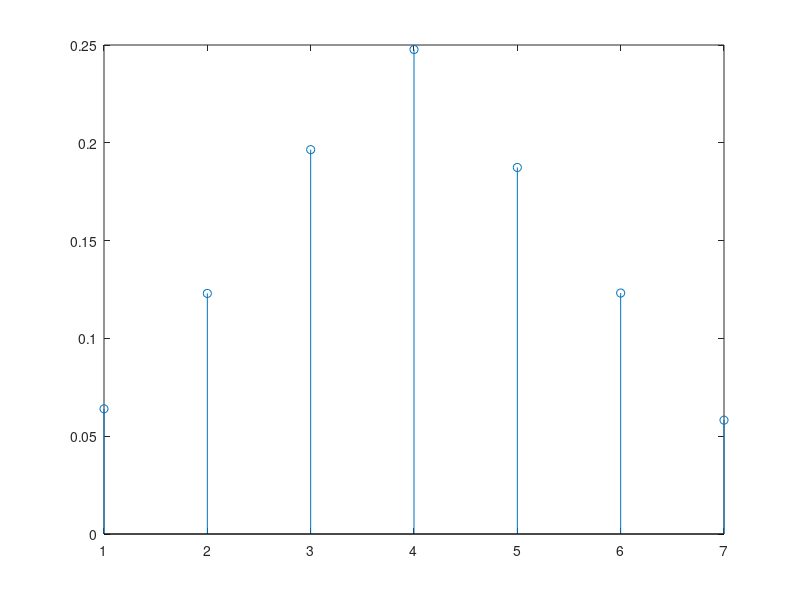

Recreate this plot in MATLAB. (Note: this script raises an error after producing the figure.)
% CODE: 322

% NOME: 
% NO. MEC.: 

% EXERCÍCIO 1
% Considere um processo aleatório que gera dois números: o primeiro número
% de 1 a 4 (com todos os valores igualmente prováveis) e o segundo número
% de 5 a 8 (com todos os valores também igualmente prováveis).
% Seja X a variável aleatória que representa o segundo número menos o
% primeiro número.
% (a) (3.0 valores) Estime por simulação (usando 10000 simulações) a função
%     massa de probabilidade da variável aleatória X e apresente-a num
%     gráfico do tipo stem.

N = 10000;
X1 = randi(4, [1, N]);
X2 = randi(4, [1, N])+4;
X = X2-X1;

labels = 1:7;
massa_prob = zeros(1, length(labels));
for i=labels
    massa_prob(i) = sum(X == i)/N;
end

stem(labels, massa_prob)

% (b) (2.0 valores) Com base na função massa de probabilidade estimada,
%     estime o valor esperado, a variância e o desvio padrão da variável
%     aleatória X.

valor_esperado = sum(labels*massa_prob');
var = sum((labels.^2).*massa_prob) - valor_esperado^2;
despadr = sqrt(var);
fprintf("1. b) E[X] = %d; Var(X) = %d; desvio padrão = %d\n", valor_esperado, var, despadr)

% (c) (2.0 valores) Determine o valor teórico da probabilidade de X ser
%     menor que 2, sabendo que o segundo número é 5.

% P("X < 2" | "X2 == 5") = P("X == 1" | "X2 == 5")
% X = X2-X1 <=> 5-1 = X1 <=> X1 = 4 (apenas um caso em 4)
fprintf("1. c) 1/4\n")

% EXERCÍCIO 2
% Considere um sistema com 3 estados (1, 2 e 3) modelado por uma cadeia de
% Markov com a matriz de transição de estados T seguinte.

T= [0.2 0.4 0.1
    0.4 0   0.1
    0.4 0.6 0.8];

% (a) (3.0 valores) Qual a probabilidade de o sistema, começando no
%     estado 3, estar no estado 2 após 5 transições?
T5 = T^5;
fprintf("2 a) %d\n", T5(2,3))

% (b) (2.0 valores) Qual a probabilidade de o sistema, começando no
%     estado 1, manter-se no estado 1 nas 3 primeiras transições?
prob1 = 1;
Ttemp = T;
for i=1:3
    prob1 = prob1 * Ttemp(1, 1);
    Ttemp = Ttemp * T;
end
fprintf("2 b) %d\n", prob1)





% EXERCÍCIO 3
% Considere um conjunto de 5 páginas web (A, B, C, D e E) com os hyperlinks
% seguintes entre eles:
% A -> B , B -> C , B -> D , D -> E
%
% (3.0 valores) Determine o pagerank de cada página web ao fim de 10
% iterações assumindo beta = 0.8 e resolvendo primeiro problemas que
% possam existir de 'spider traps' e/ou 'dead-ends'.


H= [0   0   1/5 0   1/5
    1   0   1/5 0   1/5
    0   1/2 1/5 0   1/5
    0   1/2 1/5 0   1/5
    0   0   1/5 1   1/5]; % o 1/5 resolve os dead-ends

b = .8;
N = length(H);
ranks = ones(N, 1)*1/N;

A = b*H + (1-b)*(1/N);

for i=1:10
    ranks = A*ranks;
end

% EXERCÍCIO 4
% Considere as 2 funções no fim deste script que implementam duas das
% funcionalidades necessárias à implementação de um filtro de Bloom.
% Considere também os dois conjuntos de chaves seguintes:

CH1= {'Aníbal','Carlota','Eduardo','Francisco','Luis','Mário','Vera'};
CH2= {'Bernardo','Daniel','Orlando','Paulo'};

% (a) (3.0 valores) Desenvolva a função que falta para, com as funções
%     fornecidas, ter todas as funcionalidades necessárias à implementação
%     de um filtro de Bloom.
% (b) (2.0 valores) Desenvolva um script que (i) crie um filtro de Bloom
%     de comprimento 50 baseado em 5 funções de dispersão com as
%     chaves de CH1, (ii) teste a pertença das chaves de CH1 no filtro de
%     Bloom criado e (iii) verifique se as chaves de CH2 pertencem ao
%     filtro de Bloom. 

k=5;
BF = Init(50);
for i=1:length(CH1)
    BF = AddElement(BF, CH1{i}, k);
    fprintf("%s adicionado\n", CH1{i})
end
for i=1:length(CH1)
    fprintf("%s pertence: %d\n", CH1{i},  VerifyElementBelongs(BF, CH1{i}, k))
end
for i=1:length(CH2)
    fprintf("%s pertence: %d\n", CH2{i},  VerifyElementBelongs(BF, CH2{i}, k))
end

function BF= Init(n)
    BF= zeros(1,n);
end

function BF= AddElement(BF,key,k)
    h= 127;
    chave= double(key);
    n= length(BF);
    for i= 1:length(chave)
        h= mod(31*h+chave(i),2^32-1);
    end
    for i= k:-1:1
        h= mod(31*h+i,2^32-1);
        BF(mod(h,n)+1)= 1;
    end
end

function belongs= VerifyElementBelongs(BF,key,k)
    h= 127;
    chave= double(key);
    n= length(BF);
    for i= 1:length(chave)
        h= mod(31*h+chave(i),2^32-1);
    end
    
    belongs = 1;
    for i= k:-1:1
        h= mod(31*h+i,2^32-1);
        
        if BF(mod(h,n)+1) ~= 1
            belongs = 0;
            break;
        end
    end
end